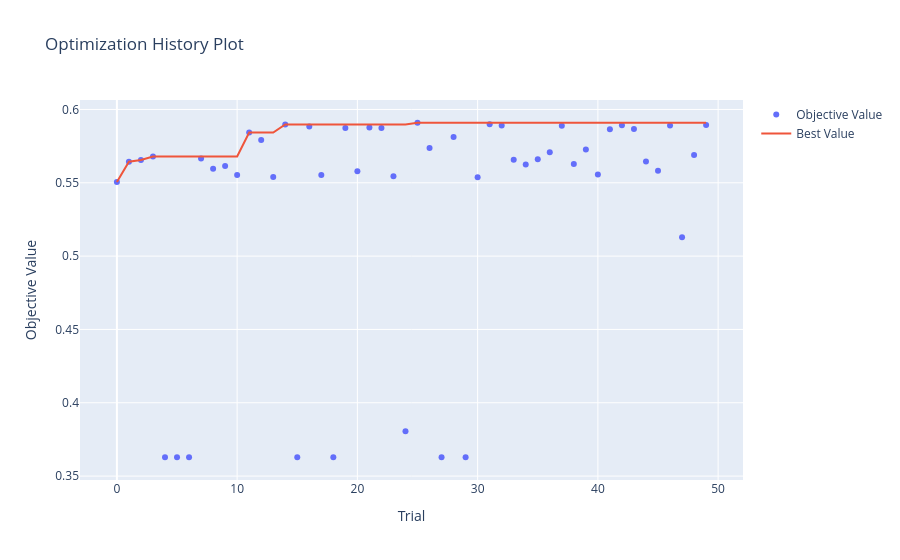

Notebook cell for this chart:
### Markdown cell above
Train and optimize the model:

### Code cell
(optimized_EN, 
train_metrics_mean_EN,
train_metrics_std_EN, 
val_metrics_mean_EN, 
val_metrics_std_EN, 
test_metrics_EN,
precs_EN, recs_EN) = optimize_model_optuna_search(pipe_EN, params_EN, 
                                                X_train, y_train, X_test, y_test, 
                                                cv=my_cv, 
                                                seed=seed)

### Figure 1 — Plotly figure (JSON) as saved in the notebook; plotly's stock layout.template omitted (floating-point values rounded to 4 significant figures)
{"data": [{"mode": "markers", "name": "Objective Value", "type": "scatter", "x": [0, 1, 2, 3, 4, 5, 6, 7, 8, 9, 10, 11, 12, 13, 14, 15, 16, 17, 18, 19, 20, 21, 22, 23, 24, 25, 26, 27, 28, 29, 30, 31, 32, 33, 34, 35, 36, 37, 38, 39, 40, 41, 42, 43, 44, 45, 46, 47, 48, 49], "y": [0.5505, 0.5644, 0.5656, 0.5679, 0.3628, 0.3628, 0.3628, 0.5665, 0.5596, 0.5615, 0.5554, 0.5843, 0.5792, 0.554, 0.5898, 0.3628, 0.5884, 0.5554, 0.3628, 0.5873, 0.5578, 0.5877, 0.5873, 0.5544, 0.3805, 0.5909, 0.5737, 0.3628, 0.5812, 0.3628, 0.5538, 0.5899, 0.589, 0.5657, 0.5624, 0.5661, 0.5709, 0.5889, 0.5629, 0.5727, 0.5557, 0.5865, 0.5893, 0.5867, 0.5646, 0.5583, 0.5891, 0.5128, 0.569, 0.5895]}, {"mode": "lines", "name": "Best Value", "type": "scatter", "x": [0, 1, 2, 3, 4, 5, 6, 7, 8, 9, 10, 11, 12, 13, 14, 15, 16, 17, 18, 19, 20, 21, 22, 23, 24, 25, 26, 27, 28, 29, 30, 31, 32, 33, 34, 35, 36, 37, 38, 39, 40, 41, 42, 43, 44, 45, 46, 47, 48, 49], "y": [0.5505, 0.5644, 0.5656, 0.5679, 0.5679, 0.5679, 0.5679, 0.5679, 0.5679, 0.5679, 0.5679, 0.5843, 0.5843, 0.5843, 0.5898, 0.5898, 0.5898, 0.5898, 0.5898, 0.5898, 0.5898, 0.5898, 0.5898, 0.5898, 0.5898, 0.5909, 0.5909, 0.5909, 0.5909, 0.5909, 0.5909, 0.5909, 0.5909, 0.5909, 0.5909, 0.5909, 0.5909, 0.5909, 0.5909, 0.5909, 0.5909, 0.5909, 0.5909, 0.5909, 0.5909, 0.5909, 0.5909, 0.5909, 0.5909, 0.5909]}, {"marker": {"color": "#cccccc"}, "mode": "markers", "name": "Infeasible Trial", "showlegend": false, "type": "scatter", "x": [], "y": []}], "layout": {"title": {"text": "Optimization History Plot"}, "xaxis": {"title": {"text": "Trial"}}, "yaxis": {"title": {"text": "Objective Value"}}}}
